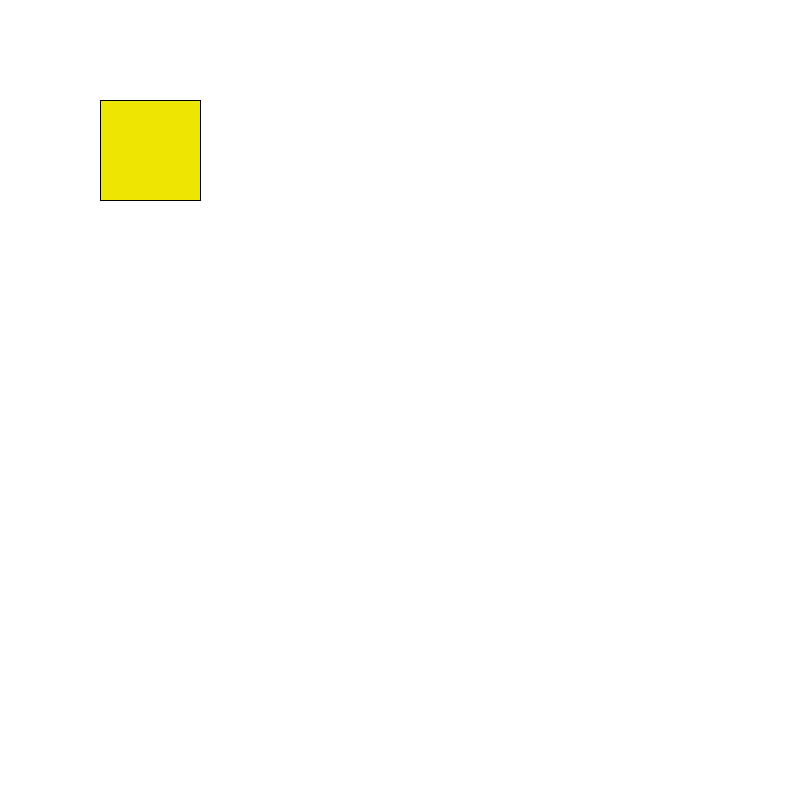
Frame 1 (no input)
Frame 60 (the mouse pressed at the canvas centre just before this capture): identical to frame 1, image omitted
Frame 120 (the mouse held since frame 60 and released just before this capture): identical to frame 1, image omitted

The Processing sketch that drew this single still picture (run headless with seeded random() and noise(); from frame 60 on, the mouse is pressed at the canvas centre):

// Processing sketch: colour_palette_test
// ── colour_palette_test.pde
PGraphics colourpalette;
PGraphics screen;
int toggle;
int colour;
color purple =#9A00D8;
color yellow=#EDE602;

void setup () {
  size ( 800, 800);
  screen=createGraphics (width, height);
  toggle=1;
  colour=yellow;
}

void draw () {
  background (255);
  
  //button
  if (toggle>0) {
    fill (yellow);
  } else {
    fill (purple);
  }
  
  rect (100, 100, 100, 100);
  
  image (screen, 0, 0);
  
  if (toggle<0) {
    fill (225, 0, 0);
    circle (400, 400, 200);
  } 
  
  
  println (mouseX, mouseY);
}

void mouseReleased () {
  if (mouseX > 100 && mouseX < 200 && mouseY>100 && mouseY<200) {
    toggle = toggle*-1;
  }
}

void mouseDragged () {
  screen.beginDraw ();
    screen.line (pmouseX, pmouseY, mouseX, mouseY);
  screen.endDraw ();
}
